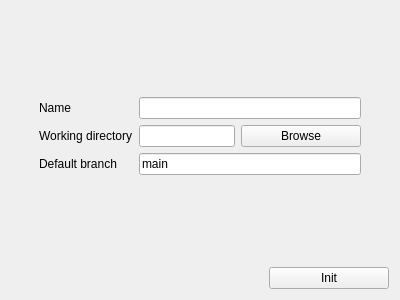
<?xml version="1.0" encoding="UTF-8"?>
<ui version="4.0">
 <class>InitRepoContainer</class>
 <widget class="QWidget" name="InitRepoContainer">
  <property name="geometry">
   <rect>
    <x>0</x>
    <y>0</y>
    <width>400</width>
    <height>300</height>
   </rect>
  </property>
  <property name="sizePolicy">
   <sizepolicy hsizetype="Preferred" vsizetype="Preferred">
    <horstretch>0</horstretch>
    <verstretch>0</verstretch>
   </sizepolicy>
  </property>
  <property name="windowTitle">
   <string>Form</string>
  </property>
  <layout class="QVBoxLayout" name="verticalLayout2">
   <item>
    <spacer name="verticalSpacerTop">
     <property name="orientation">
      <enum>Qt::Vertical</enum>
     </property>
     <property name="sizeHint" stdset="0">
      <size>
       <width>20</width>
       <height>40</height>
      </size>
     </property>
    </spacer>
   </item>
   <item>
    <layout class="QHBoxLayout" name="horizontalLayout1">
     <item>
      <spacer name="horizontalSpacerLeft">
       <property name="orientation">
        <enum>Qt::Horizontal</enum>
       </property>
       <property name="sizeHint" stdset="0">
        <size>
         <width>40</width>
         <height>20</height>
        </size>
       </property>
      </spacer>
     </item>
     <item>
      <layout class="QVBoxLayout" name="verticalLayout0">
       <item>
        <widget class="QLabel" name="labelName">
         <property name="text">
          <string>Name</string>
         </property>
        </widget>
       </item>
       <item>
        <widget class="QLabel" name="labelWorkingDir">
         <property name="text">
          <string>Working directory</string>
         </property>
        </widget>
       </item>
       <item>
        <widget class="QLabel" name="labelDefaultBrnach">
         <property name="text">
          <string>Default branch</string>
         </property>
        </widget>
       </item>
      </layout>
     </item>
     <item>
      <layout class="QVBoxLayout" name="verticalLayout1">
       <item>
        <widget class="QLineEdit" name="lineEditName"/>
       </item>
       <item>
        <layout class="QHBoxLayout" name="horizontalLayout">
         <item>
          <widget class="QLineEdit" name="lineEditWorkingDir"/>
         </item>
         <item>
          <widget class="QPushButton" name="pushButtonBrowse">
           <property name="minimumSize">
            <size>
             <width>120</width>
             <height>0</height>
            </size>
           </property>
           <property name="maximumSize">
            <size>
             <width>120</width>
             <height>16777215</height>
            </size>
           </property>
           <property name="text">
            <string>Browse</string>
           </property>
          </widget>
         </item>
        </layout>
       </item>
       <item>
        <widget class="QLineEdit" name="lineEditDefaultBranch">
         <property name="text">
          <string>main</string>
         </property>
        </widget>
       </item>
      </layout>
     </item>
     <item>
      <spacer name="horizontalSpacerRight">
       <property name="orientation">
        <enum>Qt::Horizontal</enum>
       </property>
       <property name="sizeHint" stdset="0">
        <size>
         <width>40</width>
         <height>20</height>
        </size>
       </property>
      </spacer>
     </item>
    </layout>
   </item>
   <item>
    <spacer name="verticalSpacerMiddle">
     <property name="orientation">
      <enum>Qt::Vertical</enum>
     </property>
     <property name="sizeHint" stdset="0">
      <size>
       <width>20</width>
       <height>40</height>
      </size>
     </property>
    </spacer>
   </item>
   <item>
    <layout class="QHBoxLayout" name="horizontalLayout0">
     <item>
      <spacer name="horizontalSpacerLeftBottom">
       <property name="orientation">
        <enum>Qt::Horizontal</enum>
       </property>
       <property name="sizeHint" stdset="0">
        <size>
         <width>40</width>
         <height>20</height>
        </size>
       </property>
      </spacer>
     </item>
     <item>
      <widget class="QPushButton" name="pushButtonInit">
       <property name="minimumSize">
        <size>
         <width>120</width>
         <height>0</height>
        </size>
       </property>
       <property name="maximumSize">
        <size>
         <width>120</width>
         <height>16777215</height>
        </size>
       </property>
       <property name="text">
        <string>Init</string>
       </property>
      </widget>
     </item>
    </layout>
   </item>
  </layout>
 </widget>
 <resources/>
 <connections/>
</ui>
